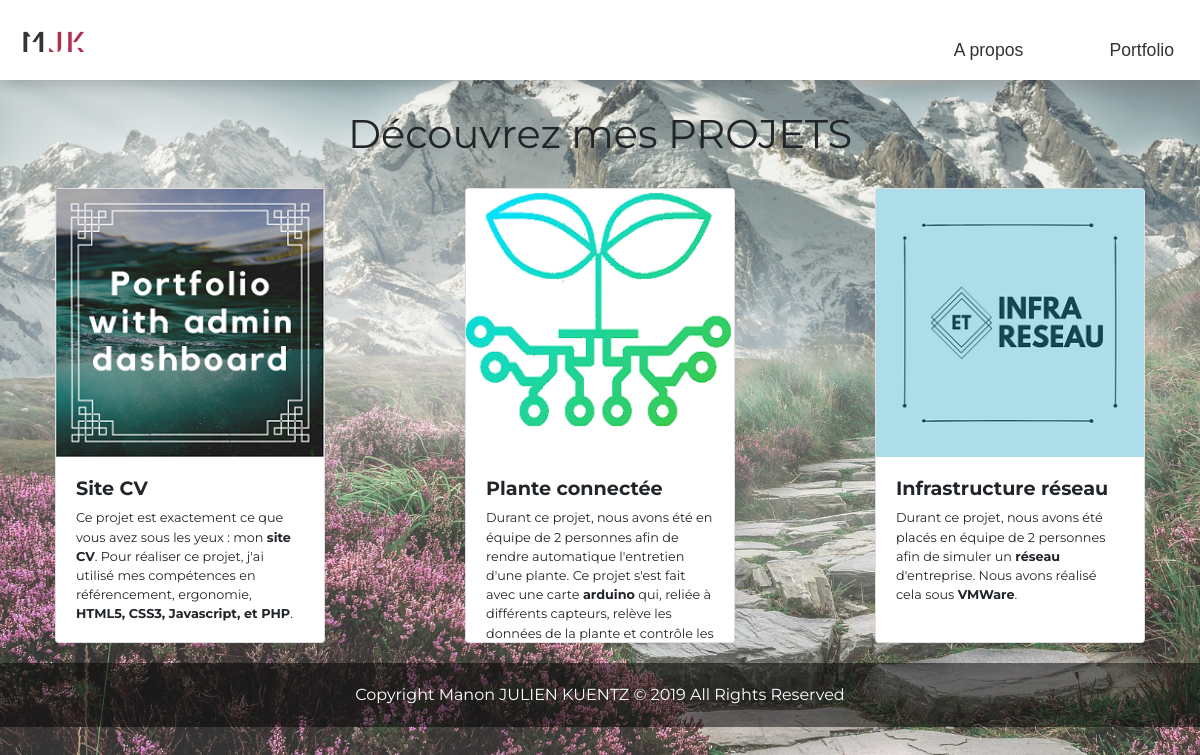
The page /projets.php on the database its author committed.
### tables this page shows
CREATE TABLE IF NOT EXISTS `projets` (
  `id_projet` int(11) NOT NULL AUTO_INCREMENT,
  `titre` varchar(50) NOT NULL,
  `image` varchar(100) DEFAULT NULL,
  `contenu` varchar(3000) NOT NULL,
  `alt` varchar(50) NOT NULL,
  PRIMARY KEY (`id_projet`)
);

### projets.php (the view, shortened to what this page needs)
<?php
require_once('db.php');
$rqtP = "SELECT * FROM projets";
$stmt = $pdo->prepare($rqtP);
$stmt->execute();
?>
<!DOCTYPE html>
<html lang="fr">
<head>
    <link rel="stylesheet" href="https://maxcdn.bootstrapcdn.com/bootstrap/4.0.0/css/bootstrap.min.css">
    <link rel="stylesheet" href="style.css">
</head>
<body>
<header>
    <?php
    include ('nav.php');
    ?>
</header>
<main>
    <h1>Découvrez mes <span>projets</span></h1>
    <div class="card-deck">
        <?php
            while($c = $stmt->fetch(PDO::FETCH_ASSOC)){
                echo "<div class='card'>";
                echo "<img src='" . $c['image'] . "' alt='" . $c['alt'] . "' />";
                echo "<div class='card-body'>";
                echo "<h2>" . $c['titre'] . "</h2>";
                echo "<p class='card-text'>" . $c['contenu'] . "</p>";
                echo "</div>";
                echo "</div>";
            }
        ?>
    </div>
</main>
<?php
include ('footer.php');
?>
</body>
</html>

### style.css (style rules this page uses)
* { box-sizing: border-box; }
body { display: flex; flex-direction: column; justify-content: center; align-items: center; margin: 0; padding: 0; font-family: 'Montserrat', 'sans-serif'; font-weight: normal; }
header { display: flex!important; width: 100%; box-shadow: 0px 3px 16px 0px rgba(0, 0, 0, 0.1); }
h1 { font-weight: normal; margin: 30px; }
h1 span { text-transform: uppercase; }
main { display: flex; flex-direction: column; align-items: center; justify-content: center; text-align: center; width: 100%; height: 100%; }
#gauche div, h1 { text-align: center; }
.card { width: 277px; height: fit-content; margin-right: 70px!important; margin-left: 70px!important; }
.card-deck { margin-bottom: 20px; text-align: left; }
.card-body { height: 185px; overflow: auto; }
.card-body h2 { font-size: 1.2em; font-weight: bold; }
.card-body p { font-size: 0.8em; }

### rows shown on the page
projets: image (picture), titre "Site CV", contenu "Ce projet est exactement ce que vous avez sous les yeux : mon site CV . Pour réaliser ce projet, j'ai utilisé mes compétences en référencement, ergonomie, HTML5, CSS3, Javascript, et PHP ."
projets: image (picture), titre "Plante connectée", contenu "Durant ce projet, nous avons été en équipe de 2 personnes afin de rendre automatique l'entretien d'une plante. Ce projet s'est fait avec une carte arduino qui, reliée à différents capteurs, relève les données de la plante et contrôle les…"
projets: image (picture), titre "Infrastructure réseau", contenu "Durant ce projet, nous avons été placés en équipe de 2 personnes afin de simuler un réseau d'entreprise. Nous avons réalisé cela sous VMWare ."
